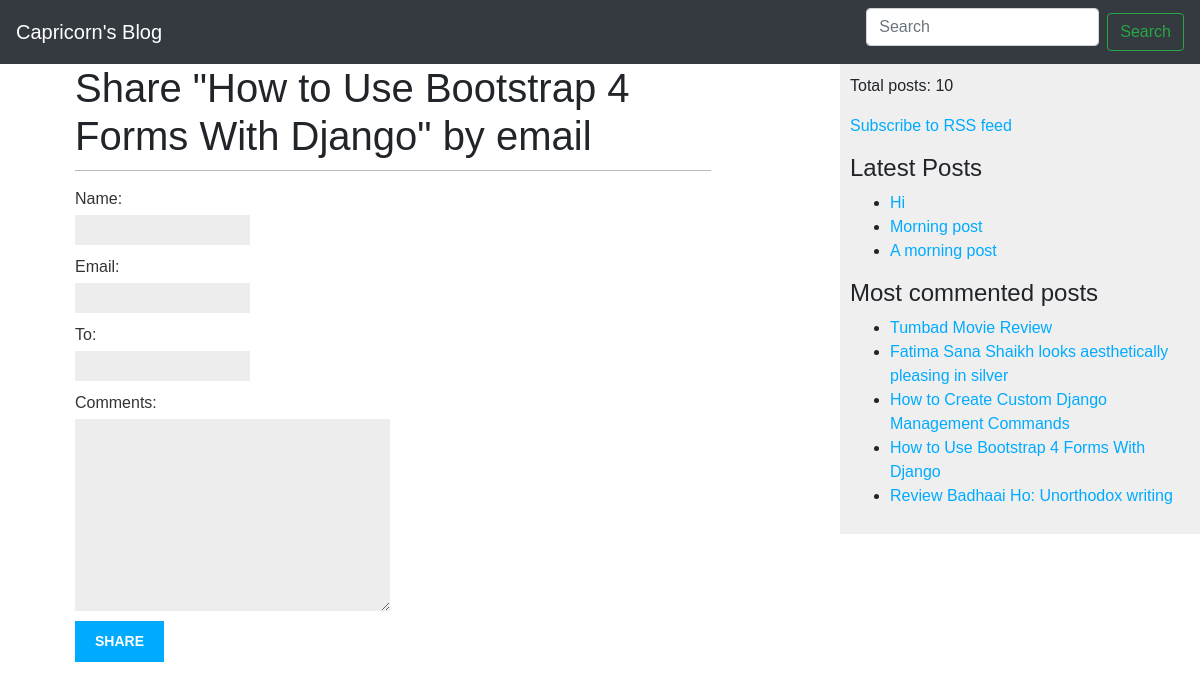
Screenshot of /10/share/ with the database file from the repository.
### blog/models.py (models this page shows, shortened)
class Post(models.Model):
    STATUS_CHOICE = (
        ('draft', 'Draft'),
        ('published', 'Published'),
    )
    title = models.CharField(max_length=250)
    slug = models.SlugField(max_length=250, unique_for_date='publish', blank=True, null=False)
    author = models.ForeignKey(User, on_delete=models.CASCADE, related_name='blog_posts')
    body = models.TextField()
    publish = models.DateTimeField(default=timezone.now)
    created = models.DateTimeField(auto_now_add=True)
    updated = models.DateTimeField(auto_now=True)
    status = models.CharField(max_length=10, choices=STATUS_CHOICE, default='draft')
    objects = models.Manager()  # default manager
    published = PublishedManager()  # custom manager
    tags = TaggableManager()
    class Meta:
        ordering = ('-publish',)
    def get_absolute_url(self):
        return reverse('blog:post_detail', args=[
            self.publish.year,
            self.publish.month,
            self.publish.day,
            self.slug
        ])

### blog/views.py (the view)
# urls.py: path('<int:post_id>/share/', views.post_share, name='post_share'),
def post_share(request, post_id):
    post = get_object_or_404(Post, id=post_id, status='published')
    sent = False
    if request.method == 'POST':
        form = EmailPostForm(request.POST)
        if form.is_valid():
            cd = form.cleaned_data
            post_url = request.build_absolute_uri(post.get_absolute_url())
            name = cd['name']
            email = cd['email']
            to = cd['to']
            comment = cd['comments']
            post_title = post.title
            subject = f'{name} ({email}) recommends you reading "{post_title}"'
            message = f'Read "{post_title}" at {post_url}\n\n{name}\'s comments: {comment}'
            send_mail(subject, message, 'admin@myblog.com', [to])
            sent = True
    else:
        form = EmailPostForm()
    template = 'blog/post/share.html'
    context = {
        'post': post,
        'form': form,
        'sent': sent,
    }
    return render(request, template_name=template, context=context)

### blog/forms.py
class EmailPostForm(forms.Form):
    name = forms.CharField(max_length=25)
    email = forms.EmailField()
    to = forms.EmailField()
    comments = forms.CharField(required=False, widget=forms.Textarea)

### blog/models.py (called while the page is built)
    def get_queryset(self):
        return super().get_queryset().filter(status='published')

### blog/templatetags/blog_tags.py (called while the page is built)
@register.simple_tag
def total_posts():
    return Post.published.count()

@register.inclusion_tag('blog/snippets/latest_posts.html')
def show_latest_posts(count=5):
    latest_posts = Post.published.order_by('-publish')[:count]
    return {'latest_posts': latest_posts}

@register.simple_tag
def get_most_commented_posts(count=5):
    return Post.published.annotate(total_comments=Count('comments')).order_by('-total_comments')[:count]

### blog/templates/blog/post/share.html (shortened to what this page needs)
{% extends 'blog/base.html' %}
{% block content %}
    {% if sent %}
        <h1>Email sent successfully</h1>
        <p>"{{ post.title }}" was successfully share with {{ form.to }}</p>
    {% else %}
        <h1>Share "{{ post.title }}" by email</h1>
        <form action="." method="post">
        {{ form.as_p }}
            <input type="submit" value="Share">
        </form>
    {% endif %}
{% endblock %}

### blog/templates/blog/base.html (shortened to what this page needs)
{% load blog_tags %}
{% load static %}
<!DOCTYPE html>
<html lang="en">
<head>
    <link rel="stylesheet" href="https://stackpath.bootstrapcdn.com/bootstrap/4.1.3/css/bootstrap.min.css"
>
    <link rel="stylesheet" href="{% static 'css/blog_app.css' %}">
</head>
<body>
<nav class="navbar navbar-dark bg-dark">
    <a href="{% url 'blog:post_list' %}" class="navbar-brand">Capricorn's Blog</a>
    <form class="form-inline" method="get" action="{% url 'blog:post_search' %}">
        <input class="form-control mr-sm-2" name="query" type="search" placeholder="Search" aria-label="Search">
        <button class="btn btn-outline-success my-2 my-sm-0" type="submit">Search</button>
    </form>
</nav>
<div class="container">
    <div id="content">
        {% block content %}
        {% endblock %}
    </div>
</div>
<div id="sidebar">
    <p>Total posts: {% total_posts %}</p>
    <p><a href="{% url 'blog:post_feed' %}">Subscribe to RSS feed</a></p>
    <h4>Latest Posts</h4>
    {% show_latest_posts 3 %}
    <h4>Most commented posts</h4>
    {% get_most_commented_posts as most_commented_posts %}
    <ul>
        {% for post in most_commented_posts %}
            <li><a href="{{ post.get_absolute_url }}">{{ post.title }}</a></li>
        {% endfor %}
    </ul>
</div>
</body>
</html>

### blog/templates/blog/snippets/latest_posts.html
<ul>
    {% for post in latest_posts %}
        <li><a href="{{ post.get_absolute_url }}">{{ post.title }}</a></li>
    {% endfor %}
</ul>

### blog/static/css/blog_app.css (style rules this page uses)
body { margin:0; padding:0; font-family:helvetica, sans-serif; }
a { color:#00abff; text-decoration:none; }
h1 { font-weight:normal; border-bottom:1px solid #bbb; padding:0 0 10px 0; }
#content { float:left; width:60%; padding:0 0 0 30px; }
#sidebar { float:right; width:30%; padding:10px; background:#efefef; height:100%; }
label { float:left; clear:both; color:#333; margin-bottom:4px; }
input, textarea { clear:both; float:left; margin:0 0 10px; background:#ededed; border:0; padding:6px 10px; font-size:12px; }
input[type=submit] { font-weight:bold; background:#00abff; color:#fff; padding:10px 20px; font-size:14px; text-transform:uppercase; }

### rows the page displays
Post: title "How to Use Bootstrap 4 Forms With Django"
Post: title "Hi"
Post: title "Morning post"
Post: title "A morning post"
Post: title "Tumbad Movie Review"
Post: title "Fatima Sana Shaikh looks aesthetically pleasing in silver"
Post: title "How to Create Custom Django Management Commands"
Post: title "Review Badhaai Ho: Unorthodox writing"
